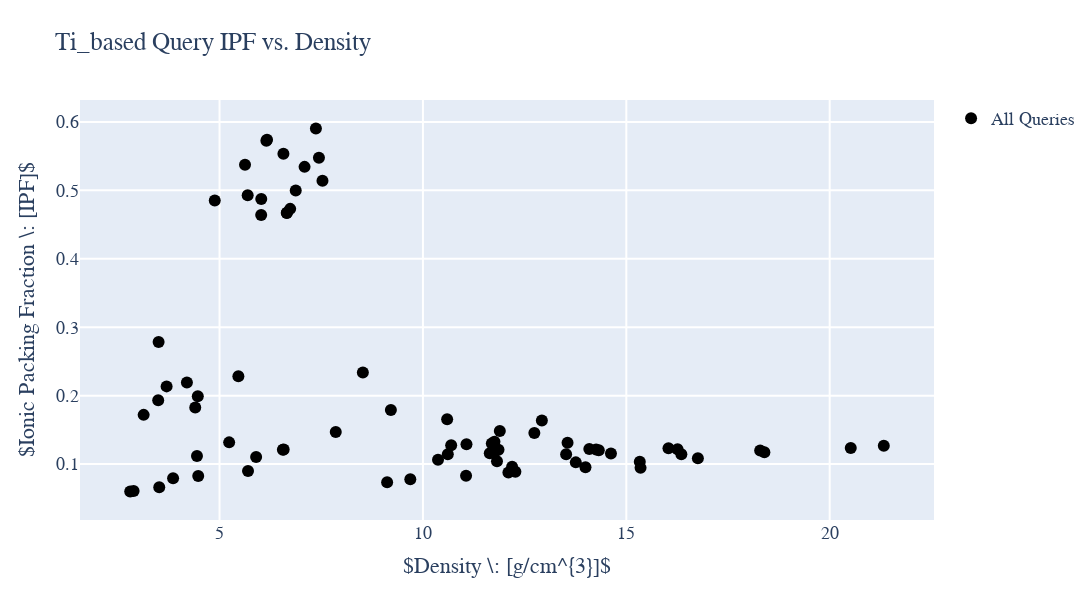

The notebook cell saved with this chart:
### Markdown cell above
### 3.3.1 Plot material properties from dataframe

### Code cell
#Layout design. Can change title, font, x/y-axis etc. Commented out pieces are height and width. For plot in browser I prefer long horizontal plots. For presentations square images may be preferred. 
#Image can be directly saved by hovering over image and clicking camera icon. 
import plotly
import plotly.graph_objs as go
from plotly.offline import iplot

layout_IPF = go.Layout(title= "Ti_based Query IPF vs. Density", hovermode= 'closest',
                   font = dict(family='Times New Roman',size=18),
                   xaxis= dict(title= '$Density \: [g/cm^{3}]$',zeroline= False, gridwidth= 2),
                   yaxis= dict(title= '$Ionic Packing Fraction \: [IPF]$',zeroline= False, gridwidth= 2),
                   height = 600,
                   width = 1200,
     showlegend= True                
)

#Scatter plot of collected data. Use df_oxide_all dataframe. df_oxide_all.Density will pull density column. Could change Density or IPF to Molar Volume or simply volume if you wanted.
trace_all = go.Scatter(x = df_oxide.Density, y = df_oxide.IPF, mode = 'markers',
                    marker=dict(size=12, color='black'), text = df_oxide.Formula, name = 'All Queries')

trace_TiC = go.Scatter(x = df_oxide[(df_oxide.Formula == 'TiC') & (df_oxide.E_above_Hull == 0)].loc[:,'Density'],
                         y = df_oxide[(df_oxide.Formula == 'TiC') & (df_oxide.E_above_Hull == 0)].loc[:,'IPF'],
                         mode = 'markers', marker=dict(size=18, color='green'), text = 'TiC', name = 'TiC')
trace_TiN = go.Scatter(x = df_oxide[(df_oxide.Formula == 'TiN') & (df_oxide.E_above_Hull == 0)].loc[:,'Density'],
                         y = df_oxide[(df_oxide.Formula == 'TiN') & (df_oxide.E_above_Hull == 0)].loc[:,'IPF'],
                         mode = 'markers', marker=dict(size=18, color='blue'), text = 'TiN', name = 'TiN')
trace_TiB = go.Scatter(x = df_oxide[(df_oxide.Formula == 'TiB') & (df_oxide.E_above_Hull == 0)].loc[:,'Density'],
                        y = df_oxide[(df_oxide.Formula == 'TiB') & (df_oxide.E_above_Hull == 0)].loc[:,'IPF'],
                        mode = 'markers', marker=dict(size=18, color='orange'), text = 'TiB', name = 'TiB')
trace_TiO2 = go.Scatter(x = df_oxide[(df_oxide.Formula == 'TiO2') & (df_oxide.E_above_Hull == 0)].loc[:,'Density'],
                        y = df_oxide[(df_oxide.Formula == 'TiO2') & (df_oxide.E_above_Hull == 0)].loc[:,'IPF'],
                        mode = 'markers', marker=dict(size=18, color='magenta'), text = 'TiO2', name = 'TiO2')

data_IPF = [trace_all,trace_TiC,trace_TiN,trace_TiB,trace_TiO2]
fig_IPF = go.Figure(data_IPF, layout=layout_IPF)
iplot(fig_IPF)

### Figure 1 — Plotly figure (JSON) as saved in the notebook; plotly's stock layout.template omitted (floating-point values rounded to 4 significant figures)
{"data": [{"marker": {"color": "black", "size": 12}, "mode": "markers", "name": "All Queries", "text": ["WS2", "WSe2", "Sr3WN3", "BW2", "Al12W", "Be2W", "P2W", "As3W2", "HfW2", "Si2W", "WSe2", "WO3", "WC", "SrWO4", "MnWO4", "WO3", "Co3W", "WS2", "Te2W", "WCl6", "PW", "Rb2WBr6", "Al5W", "IrW", "Ir3W", "Ni4W", "Rh3W", "WO3", "Be12W", "B2W", "ZrW2", "BW", "AlFe2W", "Ru3W", "TiTc2W", "Mn2GaW", "TaW3", "WS2", "Na2WO4", "MgWO4", "ZnWO4", "BaWO4", "Mn(BW)2", "Co(BW)3", "Tl2WCl6", "Cs2WCl6", "Li6WN4", "Cs2WBr6", "K3WF6", "K2WCl6", "Co(BW)2", "LiRu2W", "ScTc2W", "Ta2OsW", "Mn2AlW", "TiMn2W", "HfTc2W", "SiTc2W", "Nb2RuW", "Y6WO12", "Li2WO4", "CdWO4", "FeWO4", "CoBW", "WSCl4", "Rb2WCl6", "W2NCl8", "BeRu2W", "TiRe2W", "Ta2TcW", "Ti2IrW", "LaWN3", "Sr2MgWO6", "ZrTc2W", "Sr2MgWO6", "Ba2NiWO6"], "type": "scatter", "x": [4.476, 5.9, 5.463, 16.76, 3.858, 10.61, 9.12, 11.06, 16.35, 9.69, 7.857, 6.737, 15.35, 6.026, 6.873, 6.657, 12.92, 6.577, 8.523, 2.887, 12.1, 4.403, 5.7, 20.52, 21.33, 11.89, 14.09, 6.652, 4.445, 12.27, 13.52, 15.33, 10.6, 14.0, 11.69, 11.64, 18.29, 6.557, 4.882, 6.57, 7.444, 6.023, 13.76, 14.62, 5.236, 3.699, 4.198, 4.465, 3.502, 3.134, 14.32, 11.76, 11.07, 18.39, 10.37, 10.69, 14.26, 11.82, 11.75, 5.692, 5.626, 7.531, 7.09, 13.56, 2.803, 3.492, 3.518, 12.19, 16.26, 16.04, 12.74, 9.212, 6.167, 11.86, 6.151, 7.369], "y": [0.08257, 0.1102, 0.2284, 0.1084, 0.07939, 0.1142, 0.07332, 0.08306, 0.1145, 0.07797, 0.1468, 0.4729, 0.09443, 0.4872, 0.4996, 0.4673, 0.1637, 0.1213, 0.234, 0.06057, 0.08768, 0.1827, 0.0897, 0.1236, 0.1269, 0.1484, 0.122, 0.467, 0.1119, 0.08867, 0.1143, 0.1032, 0.1655, 0.09547, 0.13, 0.1159, 0.1199, 0.121, 0.4851, 0.5535, 0.5475, 0.4639, 0.1025, 0.1155, 0.1317, 0.2135, 0.2191, 0.1992, 0.2785, 0.1719, 0.1203, 0.1327, 0.1288, 0.1172, 0.1063, 0.1274, 0.1211, 0.1041, 0.116, 0.4927, 0.5374, 0.514, 0.5343, 0.1312, 0.05991, 0.1932, 0.06599, 0.09606, 0.1217, 0.1233, 0.1453, 0.1791, 0.574, 0.1208, 0.5726, 0.5903]}, {"marker": {"color": "green", "size": 18}, "mode": "markers", "name": "TiC", "text": "TiC", "type": "scatter", "x": [], "y": []}, {"marker": {"color": "blue", "size": 18}, "mode": "markers", "name": "TiN", "text": "TiN", "type": "scatter", "x": [], "y": []}, {"marker": {"color": "orange", "size": 18}, "mode": "markers", "name": "TiB", "text": "TiB", "type": "scatter", "x": [], "y": []}, {"marker": {"color": "magenta", "size": 18}, "mode": "markers", "name": "TiO2", "text": "TiO2", "type": "scatter", "x": [], "y": []}], "layout": {"font": {"family": "Times New Roman", "size": 18}, "height": 600, "hovermode": "closest", "showlegend": true, "title": {"text": "Ti_based Query IPF vs. Density"}, "width": 1200, "xaxis": {"gridwidth": 2, "title": {"text": "$Density \\: [g/cm^{3}]$"}, "zeroline": false}, "yaxis": {"gridwidth": 2, "title": {"text": "$Ionic Packing Fraction \\: [IPF]$"}, "zeroline": false}}}
